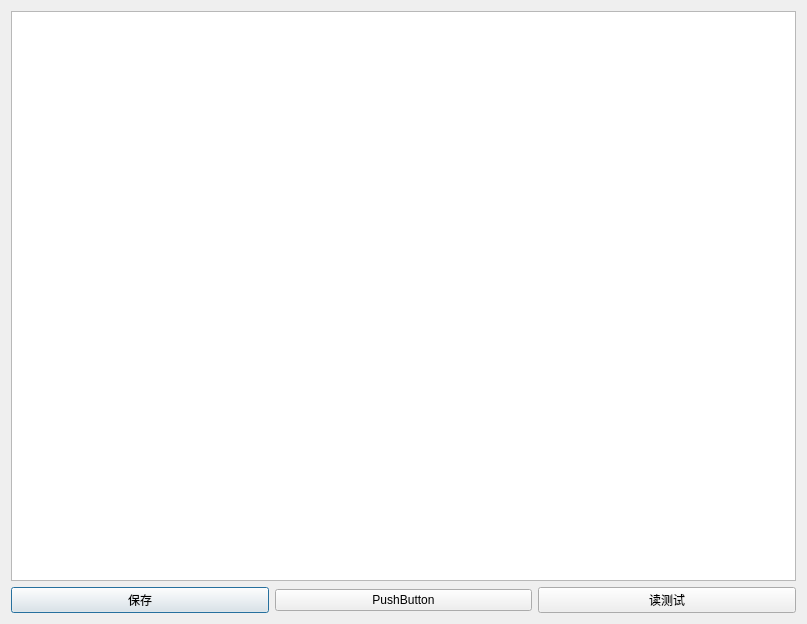
<?xml version="1.0" encoding="UTF-8"?>
<ui version="4.0">
 <class>ConfigDialog</class>
 <widget class="QDialog" name="ConfigDialog">
  <property name="geometry">
   <rect>
    <x>0</x>
    <y>0</y>
    <width>807</width>
    <height>624</height>
   </rect>
  </property>
  <property name="cursor">
   <cursorShape>ArrowCursor</cursorShape>
  </property>
  <property name="windowTitle">
   <string>数据点配置界面</string>
  </property>
  <property name="windowIcon">
   <iconset>
    <normaloff>:/mysql.png</normaloff>:/mysql.png</iconset>
  </property>
  <layout class="QGridLayout" name="gridLayout">
   <item row="1" column="0">
    <widget class="QPushButton" name="save">
     <property name="text">
      <string>保存</string>
     </property>
    </widget>
   </item>
   <item row="0" column="0" colspan="3">
    <widget class="QTableView" name="tableView"/>
   </item>
   <item row="1" column="2">
    <widget class="QPushButton" name="read">
     <property name="text">
      <string>读测试</string>
     </property>
    </widget>
   </item>
   <item row="1" column="1">
    <widget class="QPushButton" name="pushButton">
     <property name="text">
      <string>PushButton</string>
     </property>
    </widget>
   </item>
  </layout>
 </widget>
 <resources/>
 <connections/>
</ui>
